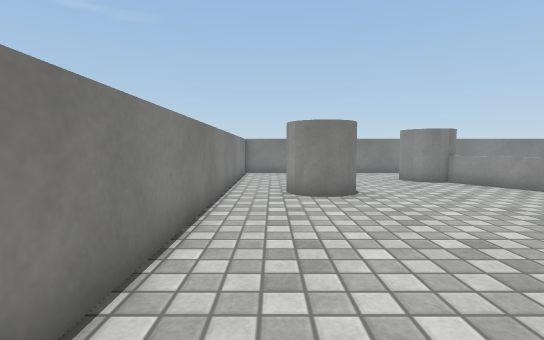
view 1 (above)

20 first-person views from a walk through a 3-D level made in the Unity game engine. The camera is 0.62 m above the floor, tilts 4° down and sees 85° across. The floor is counted in squares, 0.5 m on a side. Each view is taken from the middle of a square. On the plan, view 1 faces up. The plan holds only what a view shows up to about 13 squares ahead; the rest is blank. Some animated figures are not drawn. Surface patterns are stand-ins for the level's own textures.

view 2
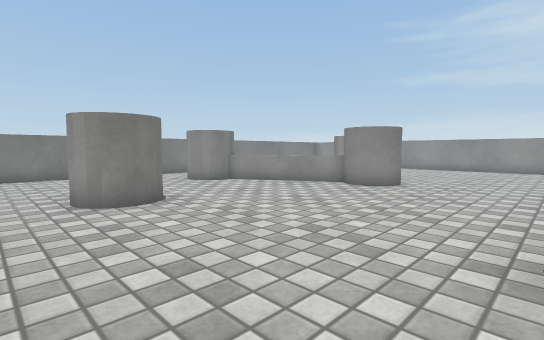

view 3
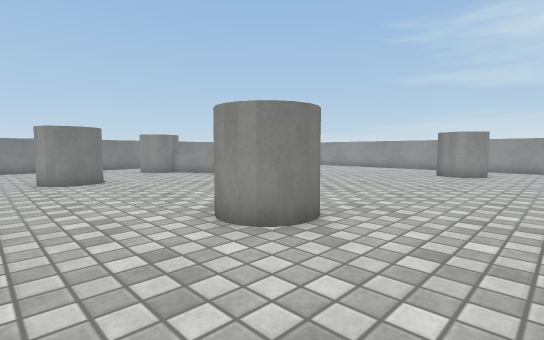

view 4
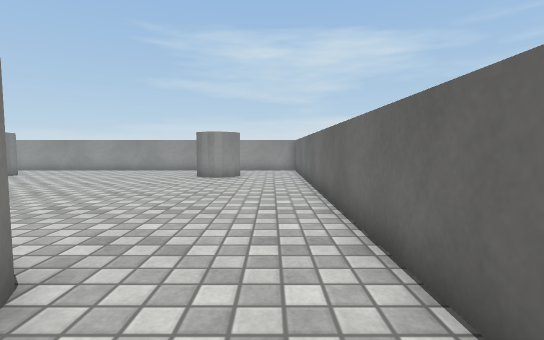

view 5
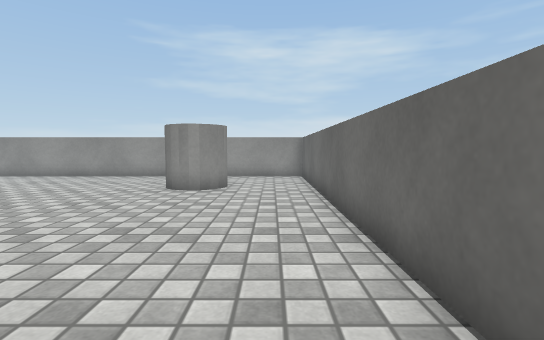

view 6
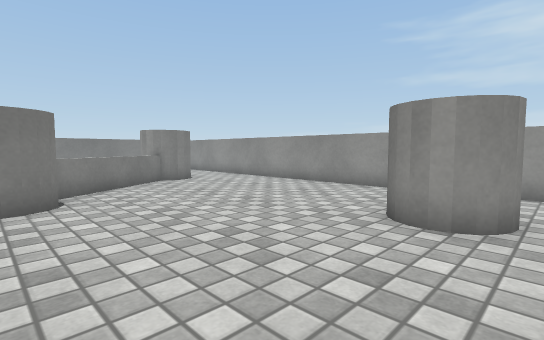

view 7
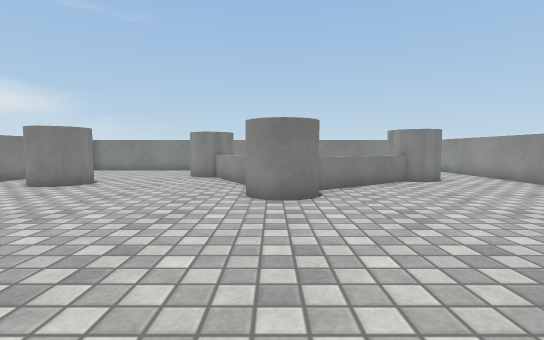

view 8
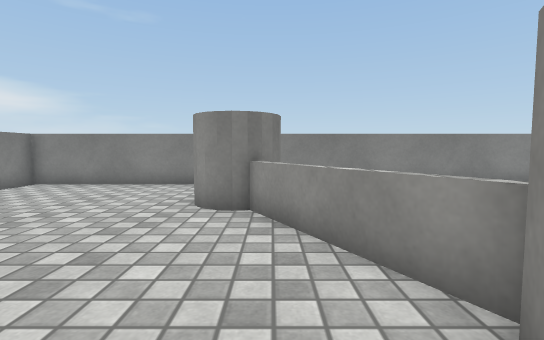

view 9
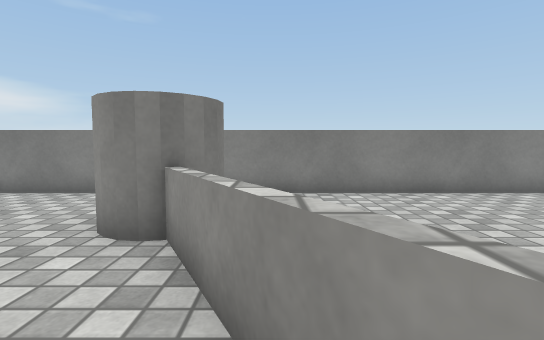

view 10
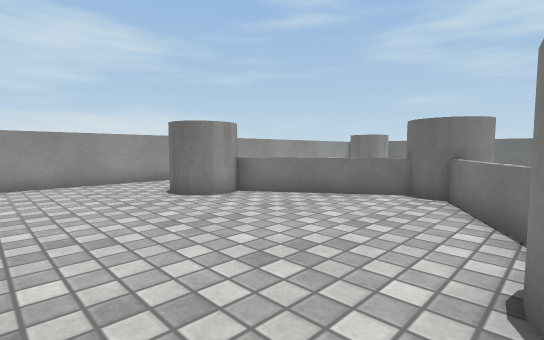

view 11
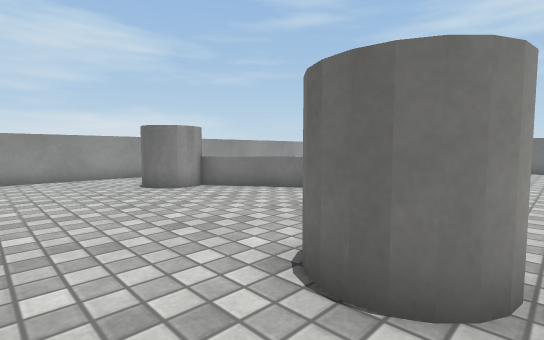

view 12
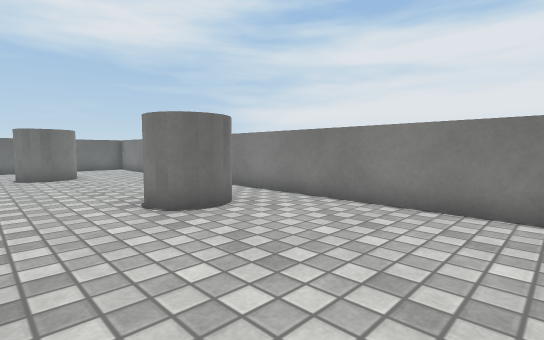

view 13
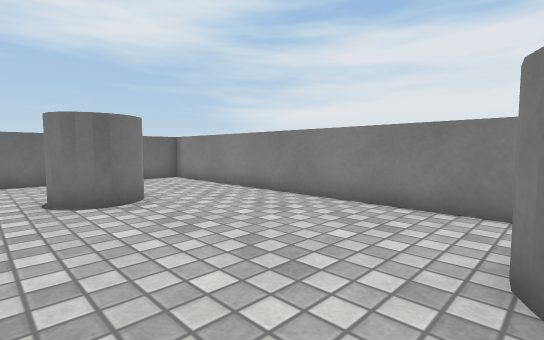

view 14
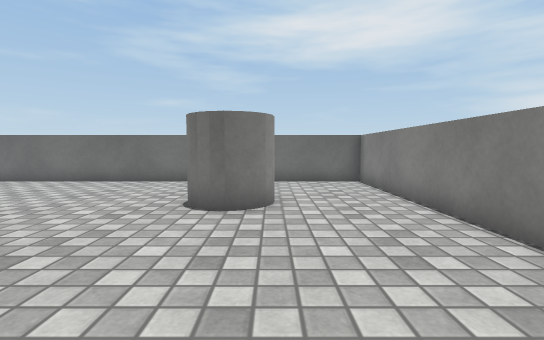

view 15
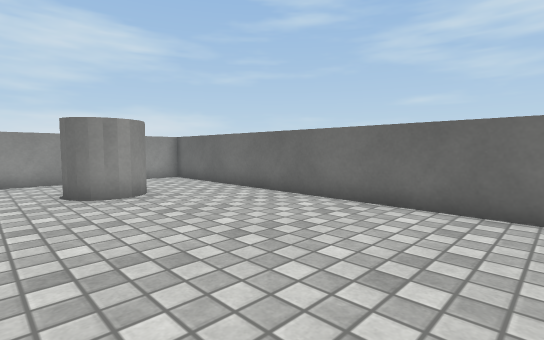

view 16
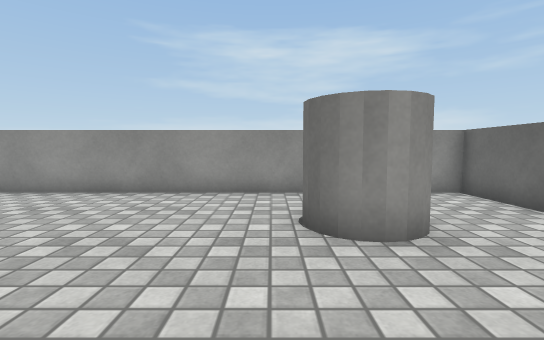

view 17
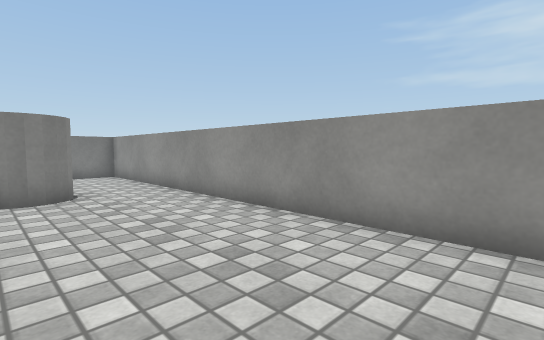

view 18
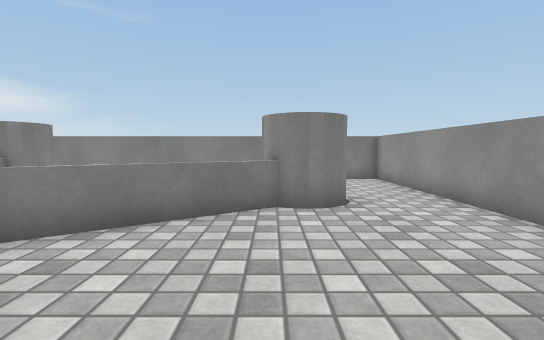

view 19
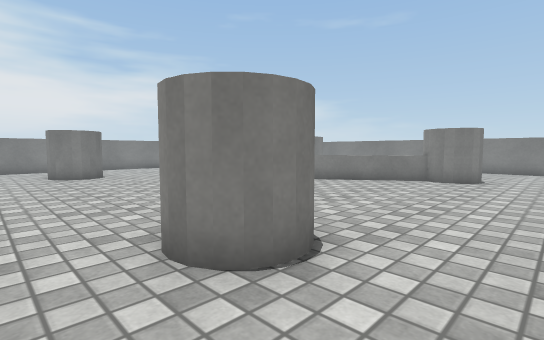

view 20
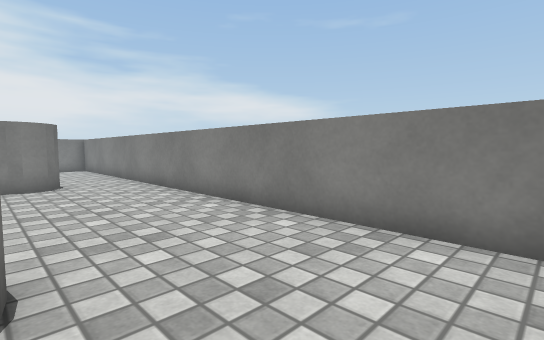

### Floor plan
Points are (right, up) in squares from view 1. A wall is a line through its corners. A room is listed if a view was taken in it or the views show most of it. See-through windows are left out.
Room 1 (views 1, 2, 3, 4, 5, 6, 7, 8, 9, 10, 11, 12, 13, 14, 15, 16, 17, 18, 19, 20)
walls: (-1.4, -4.4) (18.4, -4.4) (18.4, 15.4) (-1.4, 15.4) (-1.4, -4.4)
low walls: (8.8, 7) (6.5, 11); (9.9, 6.8) (14.1, 9.6); (6.7, 11.1) (9, 7); (14.2, 9.4) (10.4, 6.8)
objects: other object (1, 8) to (2, 10); other object (2, -1) to (4, 1); other object (5, 11) to (7, 13); other object (8, 5) to (10, 6); other object (14, -1) to (16, 0); other object (14, 9) to (16, 11)

Where each view was taken, in squares from view 1:
view 1: 0 up, 0 right, facing up
view 2: 1 up, 1 left, facing up-right
view 3: 4 down, 1 left, facing up-right
view 4: 3 down, 1 right, facing right
view 5: 3 down, 5 right, facing right
view 6: 2 down, 9 right, facing up-right
view 7: 2 down, 9 right, facing up
view 8: 5 up, 7 right, facing up
view 9: 7 up, 8 right, facing up
view 10: 15 up, 7 right, facing down-right
view 11: 15 up, 5 right, facing down-right
view 12: 15 up, 5 right, facing down-left
view 13: 8 up, 5 right, facing down-left
view 14: 7 up, 2 right, facing down
view 15: 2 up, 6 right, facing down-right
view 16: 1 up, 10 right, facing right
view 17: 1 up, 14 right, facing up-right
view 18: 3 up, 14 right, facing up
view 19: 3 down, 18 right, facing up-left
view 20: 11 up, 18 right, facing up-left
